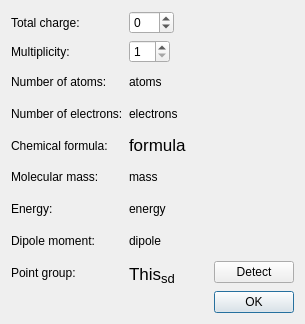
<?xml version="1.0" encoding="UTF-8"?>
<ui version="4.0">
 <class>InfoConfigurator</class>
 <widget class="QDialog" name="InfoConfigurator">
  <property name="geometry">
   <rect>
    <x>0</x>
    <y>0</y>
    <width>305</width>
    <height>324</height>
   </rect>
  </property>
  <property name="windowTitle">
   <string>Dialog</string>
  </property>
  <layout class="QVBoxLayout" name="verticalLayout">
   <item>
    <layout class="QGridLayout" name="gridLayout">
     <item row="0" column="0">
      <widget class="QLabel" name="label_3">
       <property name="text">
        <string>Total charge:</string>
       </property>
      </widget>
     </item>
     <item row="1" column="0">
      <widget class="QLabel" name="label_4">
       <property name="text">
        <string>Multiplicity:</string>
       </property>
      </widget>
     </item>
     <item row="2" column="0">
      <widget class="QLabel" name="label">
       <property name="text">
        <string>Number of atoms:</string>
       </property>
      </widget>
     </item>
     <item row="3" column="0">
      <widget class="QLabel" name="label_2">
       <property name="text">
        <string>Number of electrons:</string>
       </property>
      </widget>
     </item>
     <item row="4" column="0">
      <widget class="QLabel" name="label_9">
       <property name="text">
        <string>Chemical formula:</string>
       </property>
      </widget>
     </item>
     <item row="5" column="0">
      <widget class="QLabel" name="label_8">
       <property name="text">
        <string>Molecular mass:</string>
       </property>
      </widget>
     </item>
     <item row="6" column="0">
      <widget class="QLabel" name="energyText">
       <property name="text">
        <string>Energy:</string>
       </property>
      </widget>
     </item>
     <item row="7" column="0">
      <widget class="QLabel" name="label_7">
       <property name="text">
        <string>Dipole moment:</string>
       </property>
      </widget>
     </item>
     <item row="8" column="0">
      <widget class="QLabel" name="label_5">
       <property name="text">
        <string>Point group:</string>
       </property>
      </widget>
     </item>
     <item row="2" column="1">
      <widget class="QLabel" name="atomsLabel">
       <property name="text">
        <string>atoms</string>
       </property>
      </widget>
     </item>
     <item row="3" column="1">
      <widget class="QLabel" name="electronsLabel">
       <property name="text">
        <string>electrons</string>
       </property>
      </widget>
     </item>
     <item row="4" column="1">
      <widget class="QLabel" name="formulaLabel">
       <property name="text">
        <string>&lt;!DOCTYPE HTML PUBLIC &quot;-//W3C//DTD HTML 4.0//EN&quot; &quot;http://www.w3.org/TR/REC-html40/strict.dtd&quot;&gt;
&lt;html&gt;&lt;head&gt;&lt;meta name=&quot;qrichtext&quot; content=&quot;1&quot; /&gt;&lt;style type=&quot;text/css&quot;&gt;
p, li { white-space: pre-wrap; }
&lt;/style&gt;&lt;/head&gt;&lt;body style=&quot; font-family:'Lucida Grande'; font-size:13pt; font-weight:400; font-style:normal;&quot;&gt;
&lt;p style=&quot; margin-top:0px; margin-bottom:0px; margin-left:0px; margin-right:0px; -qt-block-indent:0; text-indent:0px;&quot;&gt;formula&lt;/p&gt;&lt;/body&gt;&lt;/html&gt;</string>
       </property>
       <property name="textFormat">
        <enum>Qt::RichText</enum>
       </property>
      </widget>
     </item>
     <item row="5" column="1">
      <widget class="QLabel" name="massLabel">
       <property name="text">
        <string>mass</string>
       </property>
      </widget>
     </item>
     <item row="6" column="1">
      <widget class="QLabel" name="energyLabel">
       <property name="text">
        <string>energy</string>
       </property>
      </widget>
     </item>
     <item row="7" column="1">
      <widget class="QLabel" name="dipoleLabel">
       <property name="text">
        <string>dipole</string>
       </property>
      </widget>
     </item>
     <item row="1" column="1">
      <layout class="QHBoxLayout" name="horizontalLayout_2">
       <item>
        <widget class="QSpinBox" name="multiplicitySpin">
         <property name="enabled">
          <bool>true</bool>
         </property>
         <property name="minimum">
          <number>1</number>
         </property>
         <property name="singleStep">
          <number>2</number>
         </property>
        </widget>
       </item>
       <item>
        <spacer name="horizontalSpacer_2">
         <property name="orientation">
          <enum>Qt::Horizontal</enum>
         </property>
         <property name="sizeHint" stdset="0">
          <size>
           <width>40</width>
           <height>20</height>
          </size>
         </property>
        </spacer>
       </item>
      </layout>
     </item>
     <item row="0" column="1">
      <layout class="QHBoxLayout" name="horizontalLayout">
       <item>
        <widget class="QSpinBox" name="chargeSpin">
         <property name="enabled">
          <bool>true</bool>
         </property>
         <property name="minimum">
          <number>-99</number>
         </property>
        </widget>
       </item>
       <item>
        <spacer name="horizontalSpacer">
         <property name="orientation">
          <enum>Qt::Horizontal</enum>
         </property>
         <property name="sizeHint" stdset="0">
          <size>
           <width>40</width>
           <height>20</height>
          </size>
         </property>
        </spacer>
       </item>
      </layout>
     </item>
     <item row="8" column="1">
      <layout class="QHBoxLayout" name="horizontalLayout_4">
       <item>
        <widget class="QLabel" name="symmetryLabel">
         <property name="text">
          <string>&lt;!DOCTYPE HTML PUBLIC &quot;-//W3C//DTD HTML 4.0//EN&quot; &quot;http://www.w3.org/TR/REC-html40/strict.dtd&quot;&gt;
&lt;html&gt;&lt;head&gt;&lt;meta name=&quot;qrichtext&quot; content=&quot;1&quot; /&gt;&lt;style type=&quot;text/css&quot;&gt;
p, li { white-space: pre-wrap; }
&lt;/style&gt;&lt;/head&gt;&lt;body style=&quot; font-family:'Lucida Grande'; font-size:13pt; font-weight:400; font-style:normal;&quot;&gt;
&lt;p style=&quot; margin-top:0px; margin-bottom:0px; margin-left:0px; margin-right:0px; -qt-block-indent:0; text-indent:0px;&quot;&gt;This&lt;span style=&quot; font-size:16pt; vertical-align:sub;&quot;&gt;sd&lt;/span&gt;&lt;/p&gt;&lt;/body&gt;&lt;/html&gt;</string>
         </property>
         <property name="textFormat">
          <enum>Qt::RichText</enum>
         </property>
        </widget>
       </item>
       <item>
        <spacer name="horizontalSpacer_4">
         <property name="orientation">
          <enum>Qt::Horizontal</enum>
         </property>
         <property name="sizeHint" stdset="0">
          <size>
           <width>0</width>
           <height>20</height>
          </size>
         </property>
        </spacer>
       </item>
       <item>
        <widget class="QPushButton" name="detectSymmetryButton">
         <property name="text">
          <string>Detect</string>
         </property>
        </widget>
       </item>
      </layout>
     </item>
    </layout>
   </item>
   <item>
    <layout class="QHBoxLayout" name="horizontalLayout_3">
     <item>
      <spacer name="horizontalSpacer_3">
       <property name="orientation">
        <enum>Qt::Horizontal</enum>
       </property>
       <property name="sizeHint" stdset="0">
        <size>
         <width>40</width>
         <height>20</height>
        </size>
       </property>
      </spacer>
     </item>
     <item>
      <widget class="QPushButton" name="okButton">
       <property name="text">
        <string>OK</string>
       </property>
       <property name="autoDefault">
        <bool>true</bool>
       </property>
       <property name="default">
        <bool>true</bool>
       </property>
      </widget>
     </item>
    </layout>
   </item>
  </layout>
 </widget>
 <resources>
  <include location="../../resources/IQmol.qrc"/>
 </resources>
 <connections>
  <connection>
   <sender>okButton</sender>
   <signal>clicked()</signal>
   <receiver>InfoConfigurator</receiver>
   <slot>close()</slot>
   <hints>
    <hint type="sourcelabel">
     <x>129</x>
     <y>275</y>
    </hint>
    <hint type="destinationlabel">
     <x>149</x>
     <y>163</y>
    </hint>
   </hints>
  </connection>
 </connections>
</ui>
